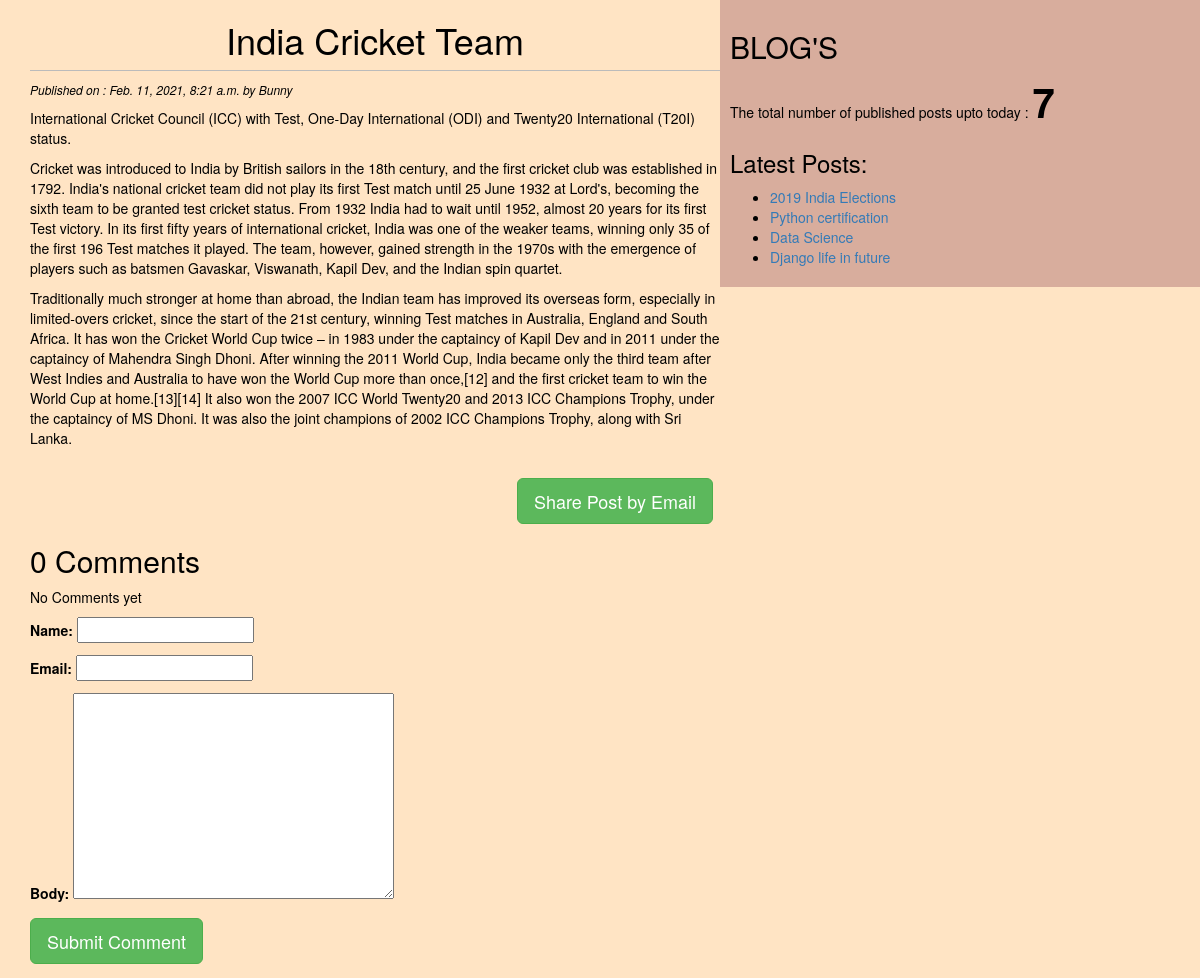
/2021/02/11/india-cricket-team/, run on the app's committed database.
### blog/models.py (models this page shows, shortened)
class POST(models.Model):
     STATUS_CHOICES=(('draft','Draft'),('published','Published'))
     title=models.CharField(max_length=256)
     slug=models.SlugField(max_length=264,unique_for_date="publish")
     author=models.ForeignKey(User,related_name="blog_post",on_delete=models.CASCADE)
     body=models.TextField()
     publish=models.DateTimeField(default=timezone.now)
     created=models.DateTimeField(auto_now_add=True)
     updated=models.DateTimeField(auto_now=True)
     status=models.CharField(max_length=10,choices=STATUS_CHOICES,default="draft")
     objects=CustomManager()
     tags=TaggableManager()
     class Meta:
        ordering=('-publish',)
     def get_absolute_url(self):
          return reverse("post_detail",args=[self.publish.year,self.publish.strftime("%m"),self.publish.strftime("%d"),self.slug] )

### blog/views.py (the view, shortened to what this page needs)
# urls.py: path('<int:year>/<int:month>/<int:day>/<slug:post>/', views.post_detail_view,name="post_detail"),
def post_detail_view(request,year,month,day,post):
    post=get_object_or_404(POST,slug=post,status='published',
            publish__year=year,
            publish__month=month,
            publish__day=day)
    comments=post.comments.filter(active=True)
    csubmit=False
    form=CommentForm()
    return render(request,"blog/post_detail.html",{'post':post,'comments':comments,'csubmit':csubmit,'form':form})

### blog/forms.py
class CommentForm(forms.ModelForm):
    class Meta:
        model=Comment
        fields=('name','email','body')

### blog/models.py (called while the page is built)
     def get_queryset(self):
          return super().get_queryset().filter(status="published")

### blog/templatetags/blog_tags.py (called while the page is built)
@register.simple_tag
def total_posts():
    return POST.objects.count()

@register.inclusion_tag('blog/latest_posts123.html')
def show_latest_posts(count=4):
    latest_posts=POST.objects.order_by('-publish')[:count]
    return {'latest_posts':latest_posts}
    return POST.objects.annotate(total_comments=Count('comments')).order_by('-total_comments')[:count]

### templates/blog/post_detail.html (shortened to what this page needs)
<!DOCTYPE>
{% extends 'blog/base.html' %}
{% block content %}
  <h1> {{post.title}}</h1>
    <p id="date">
    Published on : {{post.publish}} by {{post.author|title}}
    </p>
   {{post.body|linebreaks}}
   <br>
   <div class="container" align="center">
      <a href="/{{post.id}}/share" class="btn btn-lg btn-success">Share Post by Email</a>
   </div>
     {%with comments.count as comment_count%}
      <h2>{{comment_count}} Comment{{comment_count|pluralize}}</h2>
     {% endwith %}
   {%if comments %}
    {% for comment in comments  %}
     <p id="ch">
       Comment {{forloop.counter}}<br>
       By {{comment.name}} on {{comment.created}}
     </p>
      <div class="cb">
       {{comment.body|linebreaks}}
       <hr>
{% endfor %}
      </div>
     {%else%}
      <p>No Comments yet </p>
      {%endif%}
{%if csubmit%}
  <h2>Your comment added Successfully</h2>
   {%else%}
    <form method='POST'>
    {{form.as_p}}
    <input type="submit" name="" class="btn btn-success btn-lg" value="Submit Comment">
    </form>
  {%endif%}
  {% endblock  %}

### templates/blog/latest_posts123.html
<ul>
{%for post in latest_posts%}
 <li><a href="{{post.get_absolute_url}}">{{post.title}}</a></li>
{%endfor%}
</ul>

### static/css/blog.css (style rules this page uses)
h1 { text-align: center; padding-bottom: 10px; border-bottom: 1px solid #bbb; }
body { color: black; background-color: bisque; }
#date { font-style: italic; color: black; font-size: 12px; }

### data on the page
POST: title "India Cricket Team", publish "Feb. 11, 2021, 8:21 a.m.", author "Bunny", body "International Cricket Council (ICC) with Test, One-Day International (ODI) and Twenty20 International (T20I) status. Cricket was introduced to India by British sailors in the 18th century, and the first cricket club was established in 1792. India's national cricket team did not play its first Test match until 25 June 1932 at Lord's, becoming the sixth team to be granted test cricket status. From 1932 India had to wait until 1952, almost 20 years for its first Test victory. In its first fifty years of international cricket, India was one of the weaker teams, winning only 35 of the first 196 Test matches it played. The team, however, gained strength in the 1970s with the emergence of players…"
POST: title "2019 India Elections"
POST: title "Python certification"
POST: title "Data Science"
POST: title "Django life in future"

### other printed values
{{ comment_count }} "0"
